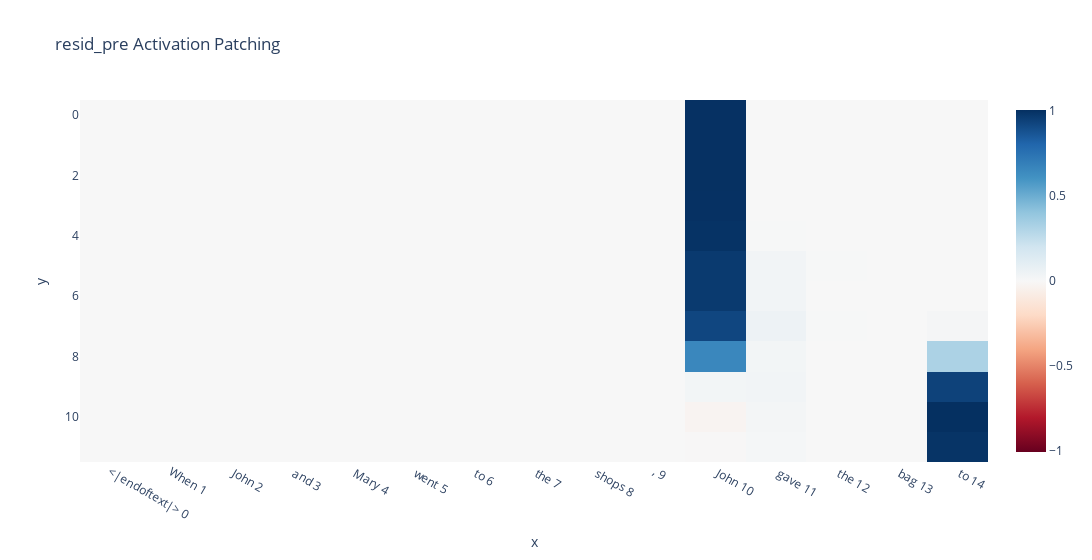

This figure's notebook cell:
### Markdown cell above
### Residual Stream Patching

We first define a metric for our task, which is **normalized logit difference**, by subtracting the corrupted logit difference, and dividing by the total improvement from clean to corrupted to normalise. 

- 0 means zero change 

- negative means actively made worse

- 1 means totally recovered clean performance

- `>` 1 means actively improved on clean performance

We can patch in the residual stream in 2 ways: 

1. by using the <span style='color: lightgreen'>transformer_lens.patching</span>, helper module. Here we use <span style='color: yellow'>patching.get_act_patch_resid_pre</span>, a function built on top of the more general `generic_activation_patch`, which requires: 

    -  <span style="background-color: blue">**model**</span>
    -  <span style="background-color: blue">**corrupted_tokens**</span>: The input tokens for the corrupted run of, shape [`batch`, `pos`]
    -  <span style="background-color: blue">**clean_cache**</span>: The cached activations from the clean run
    -  <span style="background-color: blue">**patching_metric**</span>: A function from the model's output logits to some metric (e.g. loss, logit diff, etc.)

2. we do the intervention using TransformerLens's `HookPoint` feature. We can design a hook function that takes in a specific activation and returns an edited copy, and temporarily add it in with `model.run_with_hooks`.

### Code cell
# 1 - using `transformer_lens.patching` 
from transformer_lens import patching

# define the metric
def ioi_metric(logits=corrupted_logits, 
                 answer_tokens=answer_tokens, 
                 corr_logit_diff=corrupted_logit_diff, 
                 clean_logit_diff=clean_logit_diff):
    # Normalized logit diff
    patched_logit_diff = logits_to_ave_logit_diff(logits, answer_tokens, per_prompt=False)
    return (patched_logit_diff - corr_logit_diff) / (clean_logit_diff - corr_logit_diff)

act_patch_resid_pre = patching.get_act_patch_resid_pre(
    model=model,
    corrupted_tokens=corrupted_tokens,
    clean_cache=cache,
    patching_metric=ioi_metric,
)

labels = [f"{tok} {i}" for i, tok in enumerate(model.to_str_tokens(clean_tokens[0]))]

imshow(
    act_patch_resid_pre,
    labels={"x": "Position", "y": "Layer"},
    x=labels,
    title="resid_pre Activation Patching",
    width=1200
)

### Figure 1 — Plotly figure (JSON) as saved in the notebook; plotly's stock layout.template omitted (floating-point values rounded to 4 significant figures; data arrays with more than 128 entries replaced by an {"elided": "..."} marker saying what was removed)
{"data": [{"coloraxis": "coloraxis", "hovertemplate": "Position: %{x}<br>Layer: %{y}<br>color: %{z}<extra></extra>", "name": "0", "type": "heatmap", "x": ["<|endoftext|> 0", "When 1", " John 2", " and 3", " Mary 4", " went 5", " to 6", " the 7", " shops 8", ", 9", " John 10", " gave 11", " the 12", " bag 13", " to 14"], "xaxis": "x", "yaxis": "y", "z": {"elided": "12x15 float values"}}], "layout": {"coloraxis": {"cmid": 0, "colorscale": [[0, "rgb(103,0,31)"], [0.1, "rgb(178,24,43)"], [0.2, "rgb(214,96,77)"], [0.3, "rgb(244,165,130)"], [0.4, "rgb(253,219,199)"], [0.5, "rgb(247,247,247)"], [0.6, "rgb(209,229,240)"], [0.7, "rgb(146,197,222)"], [0.8, "rgb(67,147,195)"], [0.9, "rgb(33,102,172)"], [1, "rgb(5,48,97)"]]}, "title": {"text": "resid_pre Activation Patching"}, "width": 1200, "xaxis": {"anchor": "y", "domain": [0, 1], "title": {"text": "x"}}, "yaxis": {"anchor": "x", "autorange": "reversed", "domain": [0, 1], "title": {"text": "y"}}}}
